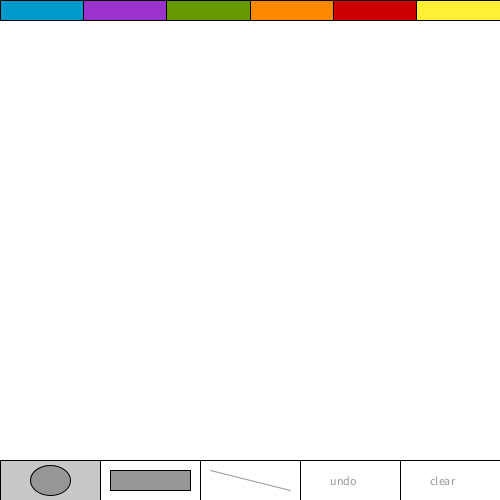
Frame 1 (no input)
Frame 60 (the mouse pressed at the canvas centre just before this capture): identical to frame 1, image omitted
Frame 120 (the mouse held since frame 60 and released just before this capture): identical to frame 1, image omitted

The Processing sketch that drew this single still picture (run headless with seeded random() and noise(); from frame 60 on, the mouse is pressed at the canvas centre):

// Processing sketch: Paint
// ── Paint.pde

//Paint
//Begun 2/27/15
//class tomorrow make a new copy
ArrayList<Drawable> shapes;
Drawable shapesb;
int mode;
float origx;
float origy;
float secondx;
float secondy;
float dis;
float red;
float green;
float blue;
int othermode;
void setup() {
  mode=1;
  size(500, 500);
  shapes=new ArrayList<Drawable>();
}


void mousePressed() {
  //get those first coordinates
  // also add to temp array list
  //various tool bars
   if (mouseY>height-40) {
     othermode=1;
      if (mouseX<width/5) {
        mode=1;
      } else if (mouseX<2*width/5) {
        mode=2;
      } else if (mouseX<3*width/5) {
        mode=3;
      }
      else if (mouseX<4*width/5) {
        if (shapes.size()>0){
        shapes.remove(shapes.size()-1);
        }
      } else {
        for (int i=shapes.size ()-1; i>=0; i--) {
          shapes.remove(i);
        }
      }
    }
  else if (mouseY>20) {
    origx=mouseX;
    origy= mouseY;
    if (mode==1) {
      shapesb=new Oval(origx, origy, mouseX, mouseY, red, green, blue);
    }
    if (mode==2) {
      shapesb=new Rectangle(mouseX, mouseY, origx, origy, red, green, blue );
    }
    if (mode==3) {
      shapesb=new Line(mouseX, mouseY, origx, origy, red, green, blue);
    }
   
  } else {
    red= red(get(mouseX, mouseY));
    blue= blue(get(mouseX, mouseY));
    green= green(get(mouseX, mouseY));
    othermode=1;
  }
}

void mouseDragged() {
  //update it
  if (othermode==0) {
    shapesb.inputchange();
  }
}
void mouseReleased() {
  if (othermode==0) {
    shapesb=null;
    if (mode==1) {
      shapes.add(new Oval(origx, origy, mouseX, mouseY, red, green, blue));
    }
    if (mode==2) {
      shapes.add(new Rectangle(mouseX, mouseY, origx, origy, red, green, blue ));
    }
    if (mode==3) {
      shapes.add(new Line(mouseX, mouseY, origx, origy, red, green, blue));
    }
  }
  othermode=0;
}



void draw() {
  //display the things
  background(255);
  //color bar
  stroke(0, 0, 0);
  fill(0, 153, 204);
  rectMode(CORNERS);
  rect(0, 0, width/6, 20);
  fill(153, 51, 204);
  rect(width/6, 0, 2*width/6, 20);
  fill(102, 153, 0);
  rect(2*width/6, 0, 3*width/6, 20);
  fill(255, 138, 0);
  rect(3*width/6, 0, 4*width/6, 20);
  fill(204, 0, 0);
  rect(4*width/6, 0, 5*width/6, 20);
  fill(253, 240, 53);
  rect(5*width/6, 0, width, 20);
  //tool bar
  fill(255);
  if (mode==1){
    fill(200);
  }
  rect(0, height-40, width/5, height);
  fill(255);
    if (mode==2){
    fill(200);
  }
  rect(width/5, height-40, 2*width/5, height);
  fill(255);
    if (mode==3){
    fill(200);
  }
  rect(2*width/5, height-40, 3*width/5, height);
  fill(255);
  rect(3*width/5, height-40, 4*width/5, height);
  rect(4*width/5, height-40, width, height);
  ellipseMode(CENTER);
  fill(150);
  ellipse(width/10, height-20, 40, 30);
  rect(width/5+10, height-30, 2*width/5-10, height-10);
  stroke(150);
  line(2*width/5+10, height-30, 3*width/5-10, height-10);
  text("undo", 3*width/5+30, height-15);
  text("clear", 4*width/5+30, height-15);
  stroke(0);
  for (Drawable shape : shapes) {
    shape.display();
  }
  if (shapesb==null) {
  } else {
    shapesb.display();
  }
}


// ── Drawable.pde
interface Drawable{
 void display(); 
  void inputchange();
}

// ── Line.pde
class Line implements Drawable {

  float firstx;
  float firsty;
  float endx;
  float endy;
  boolean progress;
  float r;
  float g;
  float b;

  Line(float x, float y, float otherx, float othery, float red, float green, float blue) {
    firstx= x;
    firsty= y;
    endx= otherx;
    endy= othery;
    progress=true;
    r=red;
    g=green;
    b=blue;
  }

  void display() {
    stroke(r, g, b);
    line(firstx, firsty, endx, endy);
  }
   void inputchange(){
     endx=mouseX;
     endy= mouseY;
   }
}
















// ── Oval.pde
class Oval implements Drawable {

  float x;
  float y;
  float radius;
  float radiusb;
  boolean progress;
  float r;
  float g;
  float b;

  Oval(float xpos, float ypos, float rad, float radb, float red, float green, float blue) {
    x=xpos;
    y=ypos;
    radius=rad;
    radiusb=radb;
    progress=true;
    r=red;
    g=green;
    b=blue;
  }

  void display() {
    ellipseMode(CORNERS);
    stroke(0);
    fill(r, g, b);
    ellipse(x, y, radius, radiusb);
  }
  
  void inputchange(){
    radius=mouseX;
    radiusb=mouseY;
  }
    
}


// ── Rectangle.pde
class Rectangle implements Drawable {

  float x;
  float y;
  float xb;
  float yb;
  boolean progress;
  float r;
  float g;
  float b;


  Rectangle(float xpos, float ypos, float thing, float thingtwo, float red, float green, float blue) {
    x=xpos;
    y=ypos;
    xb=thing;
    yb=thingtwo;
    progress=true;
    r=red;
    g=green;
    b=blue;
  }


  void display() {
    stroke(0);
    fill(r, g, b);
    rectMode(CORNERS);
    rect(x, y, xb, yb);
  }
  
  void inputchange(){
    xb=mouseX;
    yb=mouseY;
  }
}
